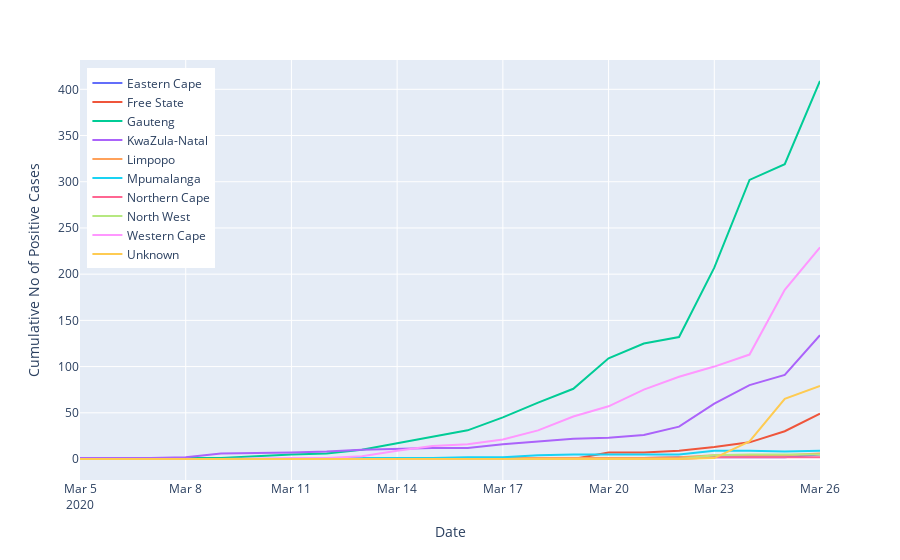

This figure's notebook cell:
### Code cell
fig_cum_prov_cases = px.line(prov_cumulative, x='date', y='cumulative_cases', color='province',
                         hover_data=['province'])

fig_cum_prov_cases.update_layout(
    title="",
    xaxis_title="Date",
    yaxis_title="Cumulative No of Positive Cases",
    hovermode= 'x',
    legend=dict(x=0.01, y=.98),
    xaxis=dict(fixedrange=True),
    yaxis=dict(fixedrange=True),

)

for d in fig_cum_prov_cases.data:
    d.hoverinfo = 'all',
    d.hovertemplate = '%{customdata[0]}<br>%{y}'
    d.name = d.name[9:]
    
fig_cum_prov_cases.show(config = dict(displayModeBar=False))

### Figure 1 — Plotly figure (JSON) as saved in the notebook; plotly's stock layout.template omitted (floating-point values rounded to 4 significant figures)
{"data": [{"customdata": [["Eastern Cape"], ["Eastern Cape"], ["Eastern Cape"], ["Eastern Cape"], ["Eastern Cape"], ["Eastern Cape"], ["Eastern Cape"], ["Eastern Cape"], ["Eastern Cape"], ["Eastern Cape"], ["Eastern Cape"], ["Eastern Cape"], ["Eastern Cape"], ["Eastern Cape"], ["Eastern Cape"], ["Eastern Cape"], ["Eastern Cape"], ["Eastern Cape"], ["Eastern Cape"], ["Eastern Cape"]], "hoverinfo": ["all"], "hoverlabel": {"namelength": 0}, "hovertemplate": "%{customdata[0]}<br>%{y}", "legendgroup": "province=Eastern Cape", "line": {"color": "#636efa", "dash": "solid"}, "mode": "lines", "name": "Eastern Cape", "showlegend": true, "type": "scatter", "x": ["2020-03-05", "2020-03-07", "2020-03-08", "2020-03-09", "2020-03-11", "2020-03-12", "2020-03-13", "2020-03-14", "2020-03-15", "2020-03-16", "2020-03-17", "2020-03-18", "2020-03-19", "2020-03-20", "2020-03-21", "2020-03-22", "2020-03-23", "2020-03-24", "2020-03-25", "2020-03-26"], "xaxis": "x", "y": [0, 0, 0, 0, 0, 0, 0, 0, 0, 0, 0, 0, 0, 0, 1, 2, 2, 2, 2, 5], "yaxis": "y"}, {"customdata": [["Free State"], ["Free State"], ["Free State"], ["Free State"], ["Free State"], ["Free State"], ["Free State"], ["Free State"], ["Free State"], ["Free State"], ["Free State"], ["Free State"], ["Free State"], ["Free State"], ["Free State"], ["Free State"], ["Free State"], ["Free State"], ["Free State"], ["Free State"]], "hoverinfo": ["all"], "hoverlabel": {"namelength": 0}, "hovertemplate": "%{customdata[0]}<br>%{y}", "legendgroup": "province=Free State", "line": {"color": "#EF553B", "dash": "solid"}, "mode": "lines", "name": "Free State", "showlegend": true, "type": "scatter", "x": ["2020-03-05", "2020-03-07", "2020-03-08", "2020-03-09", "2020-03-11", "2020-03-12", "2020-03-13", "2020-03-14", "2020-03-15", "2020-03-16", "2020-03-17", "2020-03-18", "2020-03-19", "2020-03-20", "2020-03-21", "2020-03-22", "2020-03-23", "2020-03-24", "2020-03-25", "2020-03-26"], "xaxis": "x", "y": [0, 0, 0, 0, 0, 0, 0, 0, 0, 0, 0, 0, 0, 7, 7, 9, 13, 18, 30, 49], "yaxis": "y"}, {"customdata": [["Gauteng"], ["Gauteng"], ["Gauteng"], ["Gauteng"], ["Gauteng"], ["Gauteng"], ["Gauteng"], ["Gauteng"], ["Gauteng"], ["Gauteng"], ["Gauteng"], ["Gauteng"], ["Gauteng"], ["Gauteng"], ["Gauteng"], ["Gauteng"], ["Gauteng"], ["Gauteng"], ["Gauteng"], ["Gauteng"]], "hoverinfo": ["all"], "hoverlabel": {"namelength": 0}, "hovertemplate": "%{customdata[0]}<br>%{y}", "legendgroup": "province=Gauteng", "line": {"color": "#00cc96", "dash": "solid"}, "mode": "lines", "name": "Gauteng", "showlegend": true, "type": "scatter", "x": ["2020-03-05", "2020-03-07", "2020-03-08", "2020-03-09", "2020-03-11", "2020-03-12", "2020-03-13", "2020-03-14", "2020-03-15", "2020-03-16", "2020-03-17", "2020-03-18", "2020-03-19", "2020-03-20", "2020-03-21", "2020-03-22", "2020-03-23", "2020-03-24", "2020-03-25", "2020-03-26"], "xaxis": "x", "y": [0, 1, 1, 1, 5, 6, 10, 17, 24, 31, 45, 61, 76, 109, 125, 132, 207, 302, 319, 409], "yaxis": "y"}, {"customdata": [["KwaZula-Natal"], ["KwaZula-Natal"], ["KwaZula-Natal"], ["KwaZula-Natal"], ["KwaZula-Natal"], ["KwaZula-Natal"], ["KwaZula-Natal"], ["KwaZula-Natal"], ["KwaZula-Natal"], ["KwaZula-Natal"], ["KwaZula-Natal"], ["KwaZula-Natal"], ["KwaZula-Natal"], ["KwaZula-Natal"], ["KwaZula-Natal"], ["KwaZula-Natal"], ["KwaZula-Natal"], ["KwaZula-Natal"], ["KwaZula-Natal"], ["KwaZula-Natal"]], "hoverinfo": ["all"], "hoverlabel": {"namelength": 0}, "hovertemplate": "%{customdata[0]}<br>%{y}", "legendgroup": "province=KwaZula-Natal", "line": {"color": "#ab63fa", "dash": "solid"}, "mode": "lines", "name": "KwaZula-Natal", "showlegend": true, "type": "scatter", "x": ["2020-03-05", "2020-03-07", "2020-03-08", "2020-03-09", "2020-03-11", "2020-03-12", "2020-03-13", "2020-03-14", "2020-03-15", "2020-03-16", "2020-03-17", "2020-03-18", "2020-03-19", "2020-03-20", "2020-03-21", "2020-03-22", "2020-03-23", "2020-03-24", "2020-03-25", "2020-03-26"], "xaxis": "x", "y": [1, 1, 2, 6, 7, 8, 10, 11, 12, 12, 16, 19, 22, 23, 26, 35, 60, 80, 91, 134], "yaxis": "y"}, {"customdata": [["Limpopo"], ["Limpopo"], ["Limpopo"], ["Limpopo"], ["Limpopo"], ["Limpopo"], ["Limpopo"], ["Limpopo"], ["Limpopo"], ["Limpopo"], ["Limpopo"], ["Limpopo"], ["Limpopo"], ["Limpopo"], ["Limpopo"], ["Limpopo"], ["Limpopo"], ["Limpopo"], ["Limpopo"], ["Limpopo"]], "hoverinfo": ["all"], "hoverlabel": {"namelength": 0}, "hovertemplate": "%{customdata[0]}<br>%{y}", "legendgroup": "province=Limpopo", "line": {"color": "#FFA15A", "dash": "solid"}, "mode": "lines", "name": "Limpopo", "showlegend": true, "type": "scatter", "x": ["2020-03-05", "2020-03-07", "2020-03-08", "2020-03-09", "2020-03-11", "2020-03-12", "2020-03-13", "2020-03-14", "2020-03-15", "2020-03-16", "2020-03-17", "2020-03-18", "2020-03-19", "2020-03-20", "2020-03-21", "2020-03-22", "2020-03-23", "2020-03-24", "2020-03-25", "2020-03-26"], "xaxis": "x", "y": [0, 0, 0, 0, 0, 0, 0, 0, 0, 1, 1, 1, 1, 1, 1, 2, 4, 4, 4, 6], "yaxis": "y"}, {"customdata": [["Mpumalanga"], ["Mpumalanga"], ["Mpumalanga"], ["Mpumalanga"], ["Mpumalanga"], ["Mpumalanga"], ["Mpumalanga"], ["Mpumalanga"], ["Mpumalanga"], ["Mpumalanga"], ["Mpumalanga"], ["Mpumalanga"], ["Mpumalanga"], ["Mpumalanga"], ["Mpumalanga"], ["Mpumalanga"], ["Mpumalanga"], ["Mpumalanga"], ["Mpumalanga"], ["Mpumalanga"]], "hoverinfo": ["all"], "hoverlabel": {"namelength": 0}, "hovertemplate": "%{customdata[0]}<br>%{y}", "legendgroup": "province=Mpumalanga", "line": {"color": "#19d3f3", "dash": "solid"}, "mode": "lines", "name": "Mpumalanga", "showlegend": true, "type": "scatter", "x": ["2020-03-05", "2020-03-07", "2020-03-08", "2020-03-09", "2020-03-11", "2020-03-12", "2020-03-13", "2020-03-14", "2020-03-15", "2020-03-16", "2020-03-17", "2020-03-18", "2020-03-19", "2020-03-20", "2020-03-21", "2020-03-22", "2020-03-23", "2020-03-24", "2020-03-25", "2020-03-26"], "xaxis": "x", "y": [0, 0, 0, 0, 0, 1, 1, 1, 1, 2, 2, 4, 5, 5, 5, 5, 9, 9, 8, 9], "yaxis": "y"}, {"customdata": [["Northern Cape"], ["Northern Cape"], ["Northern Cape"], ["Northern Cape"], ["Northern Cape"], ["Northern Cape"], ["Northern Cape"], ["Northern Cape"], ["Northern Cape"], ["Northern Cape"], ["Northern Cape"], ["Northern Cape"], ["Northern Cape"], ["Northern Cape"], ["Northern Cape"], ["Northern Cape"], ["Northern Cape"], ["Northern Cape"], ["Northern Cape"], ["Northern Cape"]], "hoverinfo": ["all"], "hoverlabel": {"namelength": 0}, "hovertemplate": "%{customdata[0]}<br>%{y}", "legendgroup": "province=Northern Cape", "line": {"color": "#FF6692", "dash": "solid"}, "mode": "lines", "name": "Northern Cape", "showlegend": true, "type": "scatter", "x": ["2020-03-05", "2020-03-07", "2020-03-08", "2020-03-09", "2020-03-11", "2020-03-12", "2020-03-13", "2020-03-14", "2020-03-15", "2020-03-16", "2020-03-17", "2020-03-18", "2020-03-19", "2020-03-20", "2020-03-21", "2020-03-22", "2020-03-23", "2020-03-24", "2020-03-25", "2020-03-26"], "xaxis": "x", "y": [0, 0, 0, 0, 0, 0, 0, 0, 0, 0, 0, 0, 0, 0, 0, 0, 2, 2, 2, 2], "yaxis": "y"}, {"customdata": [["North West"], ["North West"], ["North West"], ["North West"], ["North West"], ["North West"], ["North West"], ["North West"], ["North West"], ["North West"], ["North West"], ["North West"], ["North West"], ["North West"], ["North West"], ["North West"], ["North West"], ["North West"], ["North West"], ["North West"]], "hoverinfo": ["all"], "hoverlabel": {"namelength": 0}, "hovertemplate": "%{customdata[0]}<br>%{y}", "legendgroup": "province=North West", "line": {"color": "#B6E880", "dash": "solid"}, "mode": "lines", "name": "North West", "showlegend": true, "type": "scatter", "x": ["2020-03-05", "2020-03-07", "2020-03-08", "2020-03-09", "2020-03-11", "2020-03-12", "2020-03-13", "2020-03-14", "2020-03-15", "2020-03-16", "2020-03-17", "2020-03-18", "2020-03-19", "2020-03-20", "2020-03-21", "2020-03-22", "2020-03-23", "2020-03-24", "2020-03-25", "2020-03-26"], "xaxis": "x", "y": [0, 0, 0, 0, 0, 0, 0, 0, 0, 0, 0, 0, 0, 0, 0, 0, 4, 5, 5, 5], "yaxis": "y"}, {"customdata": [["Western Cape"], ["Western Cape"], ["Western Cape"], ["Western Cape"], ["Western Cape"], ["Western Cape"], ["Western Cape"], ["Western Cape"], ["Western Cape"], ["Western Cape"], ["Western Cape"], ["Western Cape"], ["Western Cape"], ["Western Cape"], ["Western Cape"], ["Western Cape"], ["Western Cape"], ["Western Cape"], ["Western Cape"], ["Western Cape"]], "hoverinfo": ["all"], "hoverlabel": {"namelength": 0}, "hovertemplate": "%{customdata[0]}<br>%{y}", "legendgroup": "province=Western Cape", "line": {"color": "#FF97FF", "dash": "solid"}, "mode": "lines", "name": "Western Cape", "showlegend": true, "type": "scatter", "x": ["2020-03-05", "2020-03-07", "2020-03-08", "2020-03-09", "2020-03-11", "2020-03-12", "2020-03-13", "2020-03-14", "2020-03-15", "2020-03-16", "2020-03-17", "2020-03-18", "2020-03-19", "2020-03-20", "2020-03-21", "2020-03-22", "2020-03-23", "2020-03-24", "2020-03-25", "2020-03-26"], "xaxis": "x", "y": [0, 0, 0, 0, 1, 1, 3, 9, 14, 16, 21, 31, 46, 57, 75, 89, 100, 113, 183, 229], "yaxis": "y"}, {"customdata": [["Unknown"], ["Unknown"], ["Unknown"], ["Unknown"], ["Unknown"], ["Unknown"], ["Unknown"], ["Unknown"], ["Unknown"], ["Unknown"], ["Unknown"], ["Unknown"], ["Unknown"], ["Unknown"], ["Unknown"], ["Unknown"], ["Unknown"], ["Unknown"], ["Unknown"], ["Unknown"]], "hoverinfo": ["all"], "hoverlabel": {"namelength": 0}, "hovertemplate": "%{customdata[0]}<br>%{y}", "legendgroup": "province=Unknown", "line": {"color": "#FECB52", "dash": "solid"}, "mode": "lines", "name": "Unknown", "showlegend": true, "type": "scatter", "x": ["2020-03-05", "2020-03-07", "2020-03-08", "2020-03-09", "2020-03-11", "2020-03-12", "2020-03-13", "2020-03-14", "2020-03-15", "2020-03-16", "2020-03-17", "2020-03-18", "2020-03-19", "2020-03-20", "2020-03-21", "2020-03-22", "2020-03-23", "2020-03-24", "2020-03-25", "2020-03-26"], "xaxis": "x", "y": [0, 0, 0, 0, 0, 0, 0, 0, 0, 0, 0, 0, 0, 0, 0, 0, 1, 19, 65, 79], "yaxis": "y"}], "layout": {"hovermode": "x", "legend": {"tracegroupgap": 0, "x": 0.01, "y": 0.98}, "margin": {"t": 60}, "title": {"text": ""}, "xaxis": {"anchor": "y", "domain": [0, 1], "fixedrange": true, "title": {"text": "Date"}}, "yaxis": {"anchor": "x", "domain": [0, 1], "fixedrange": true, "title": {"text": "Cumulative No of Positive Cases"}}}}
